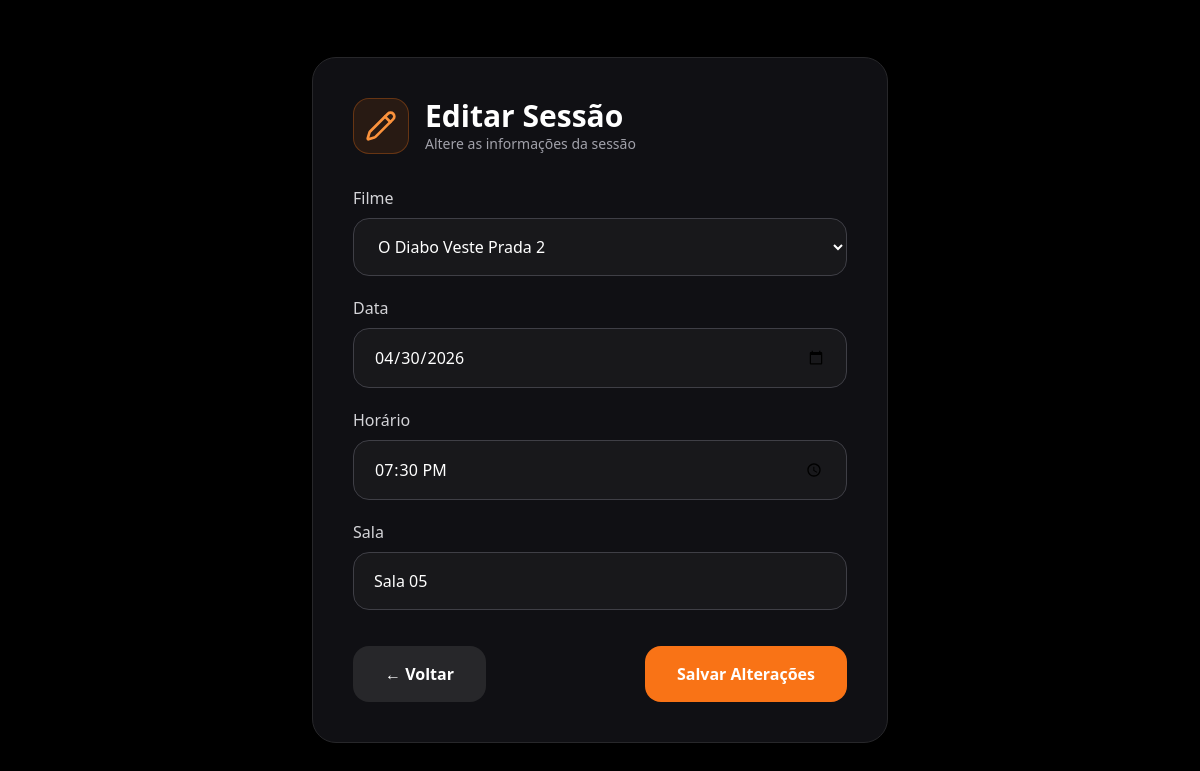
The page /paginas/sessoes/editar.php?id=1 (signed in) on the database its author committed.
### tables this page shows
CREATE TABLE `sessoes` (
  `id` int NOT NULL,
  `filme_id` int NOT NULL,
  `data` date NOT NULL,
  `horario` time NOT NULL,
  `sala` varchar(50) NOT NULL
);

CREATE TABLE `filmes` (
  `id` int NOT NULL,
  `nome` varchar(255) NOT NULL,
  `genero` varchar(255) NOT NULL,
  `classificacao` varchar(10) NOT NULL
);

### paginas/sessoes/editar.php (the view, shortened to what this page needs)
<?php
$pdo = getConexao();
$id = $_GET['id'];
$sql = "SELECT * FROM sessoes WHERE id = :id";
$stmt = $pdo->prepare($sql);
$stmt->execute([
    ':id' => $id
]);
$sessao = $stmt->fetch(PDO::FETCH_ASSOC);
$sql = "SELECT * FROM filmes";
$stmt = $pdo->query($sql);
$filmes = $stmt->fetchAll(PDO::FETCH_ASSOC);
?>
<!DOCTYPE html>
<html lang="pt-br">
<head>
    <script src="https://cdn.tailwindcss.com"></script>
</head>
<body class="bg-black text-white min-h-screen flex items-center justify-center p-10">
    <div class="w-full max-w-xl bg-[#101014] border border-zinc-800 rounded-3xl p-10 shadow-2xl">
        <div class="flex items-center gap-4 mb-8">
            <div class="w-14 h-14 rounded-2xl bg-orange-500/10 border border-orange-500/30 flex items-center justify-center">
                <i data-lucide="pencil" class="w-8 h-8 text-orange-400"></i>
            </div>
            <div>
                <h1 class="text-3xl font-bold">Editar Sessão</h1>
                <p class="text-zinc-400 text-sm">Altere as informações da sessão</p>
            </div>
        </div>
        <form method="POST" class="space-y-5">
            <div>
                <label class="block mb-2 text-zinc-300">Filme</label>
                <select name="filme_id" required
                class="w-full bg-zinc-900 border border-zinc-700 rounded-2xl px-5 py-4 outline-none focus:border-orange-500">
                    <?php foreach($filmes as $filme): ?>
                        <option value="<?php echo $filme['id']; ?>"
                            <?php echo ($filme['id'] == $sessao['filme_id']) ? 'selected' : ''; ?>>
                            <?php echo htmlspecialchars($filme['nome']); ?>
                        </option>
                    <?php endforeach; ?>
                </select>
            </div>
            <div>
                <label class="block mb-2 text-zinc-300">Data</label>
                <input type="date" name="data" value="<?php echo $sessao['data']; ?>" required
                class="w-full bg-zinc-900 border border-zinc-700 rounded-2xl px-5 py-4 outline-none focus:border-orange-500">
            </div>
            <div>
                <label class="block mb-2 text-zinc-300">Horário</label>
                <input type="time" name="horario" value="<?php echo $sessao['horario']; ?>" required
                class="w-full bg-zinc-900 border border-zinc-700 rounded-2xl px-5 py-4 outline-none focus:border-orange-500">
            </div>
            <div>
                <label class="block mb-2 text-zinc-300">Sala</label>
                <input type="text" name="sala" value="<?php echo htmlspecialchars($sessao['sala']); ?>" required
                class="w-full bg-zinc-900 border border-zinc-700 rounded-2xl px-5 py-4 outline-none focus:border-orange-500">
            </div>
            <div class="flex justify-between gap-4 pt-4">
                <a href="index.php"
                class="bg-zinc-800 hover:bg-zinc-700 transition px-8 py-4 rounded-2xl font-semibold">
                    ← Voltar
                </a>
                <button type="submit"
                class="bg-orange-500 hover:bg-orange-600 transition px-8 py-4 rounded-2xl font-semibold">
                    Salvar Alterações
                </button>
            </div>
        </form>
    </div>
</body>
</html>

### rows shown on the page
sessoes: filme_id "O Diabo Veste Prada 2", data "04/30/2026", horario "19:30:00", sala "Sala 05"
